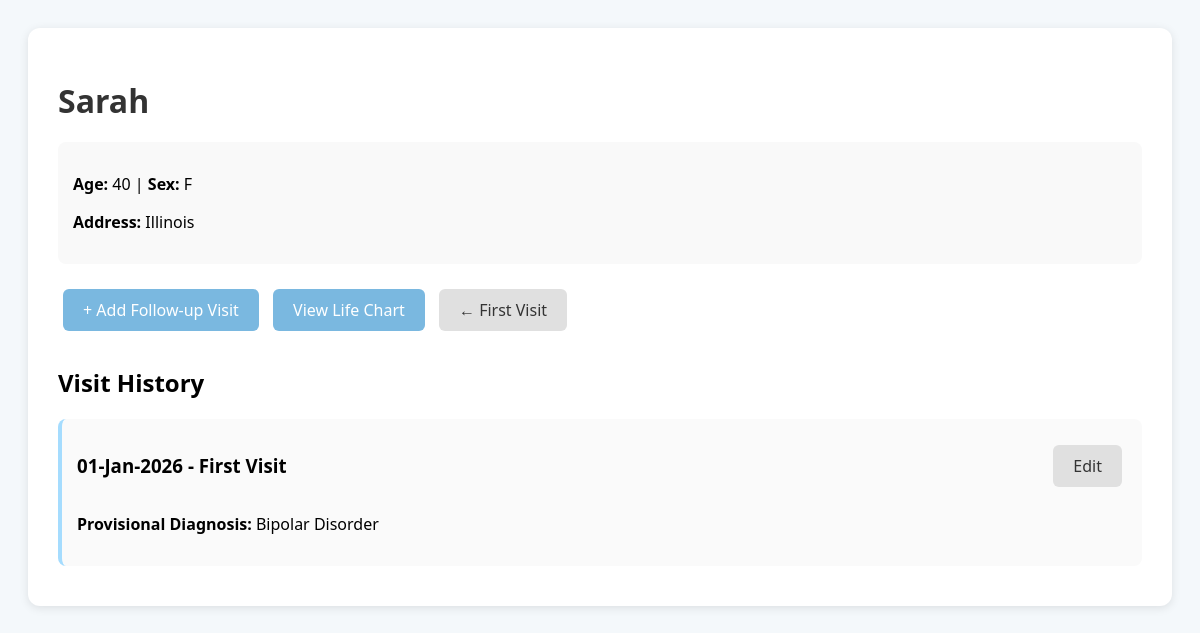
Page /patient/2 (signed in) on the committed database.
### models.py (models this page shows)
class Patient(db.Model):
    __tablename__ = 'patients'
    id = db.Column(db.Integer, primary_key=True)
    name = db.Column(db.String(100), nullable=False)
    age = db.Column(db.Integer, nullable=False)
    sex = db.Column(db.String(10), nullable=False)
    address = db.Column(db.Text)
    doctor_id = db.Column(db.Integer, db.ForeignKey('doctors.id'), nullable=False)
    phone = db.Column(db.String(20))  # Optional Phone
    attender_name = db.Column(db.String(100))
    attender_relation = db.Column(db.String(50))
    attender_reliability = db.Column(db.String(10))  # 'Yes' or 'No'
    personal_notes = db.Column(db.Text)  # Doctor's personal ID notes
    visits = db.relationship('Visit', backref='patient', lazy=True, cascade='all, delete-orphan')

class Visit(db.Model):
    __tablename__ = 'visits'
    id = db.Column(db.Integer, primary_key=True)
    patient_id = db.Column(db.Integer, db.ForeignKey('patients.id'), nullable=False)
    date = db.Column(db.Date, nullable=False)
    visit_type = db.Column(db.String(20), nullable=False)  # 'First' or 'Follow-up'
    provisional_diagnosis = db.Column(db.Text)
    differential_diagnosis = db.Column(db.Text)
    next_visit_date = db.Column(db.Date)
    note = db.Column(db.Text)
    symptom_entries = db.relationship('SymptomEntry', backref='visit', lazy=True, cascade='all, delete-orphan')
    medication_entries = db.relationship('MedicationEntry', backref='visit', lazy=True, cascade='all, delete-orphan')
    side_effect_entries = db.relationship('SideEffectEntry', backref='visit', lazy=True, cascade='all, delete-orphan')
    mse_entries = db.relationship('MSEEntry', backref='visit', lazy=True, cascade='all, delete-orphan')
    stressor_entries = db.relationship('StressorEntry', backref='visit', lazy=True, cascade='all, delete-orphan')
    personality_entries = db.relationship('PersonalityEntry', backref='visit', lazy=True, cascade='all, delete-orphan')
    safety_profile = db.relationship('SafetyMedicalProfile', backref='visit', uselist=False, cascade='all, delete-orphan')

### app.py (the view)
@app.route('/patient/<int:patient_id>')
@login_required
def patient_detail(patient_id):
    patient = Patient.query.get_or_404(patient_id)
    visits = Visit.query.filter_by(patient_id=patient_id).order_by(Visit.date.desc()).all()
    return render_template('patient_detail.html', patient=patient, visits=visits)

### app.py (called while the page is built)
@app.context_processor
def utility_processor():
    return dict(format_frequency=format_frequency)

def login_required(f):
    @wraps(f)
    def decorated_function(*args, **kwargs):
        if 'logged_in' not in session and 'guest' not in session:
            flash('Please log in to access this page.', 'error')
            return redirect(url_for('landing'))
        return f(*args, **kwargs)
    return decorated_function

### templates/patient_detail.html (shortened to what this page needs)
<!DOCTYPE html>
<html lang="en">
<head>
</head>
<body>
    <div class="container">
        <h1>{{ patient.name }}</h1>
        <div class="patient-info">
            <p><strong>Age:</strong> {{ patient.age }} | <strong>Sex:</strong> {{ patient.sex }}</p>
            <p><strong>Address:</strong> {{ patient.address or 'Not provided' }}</p>
        </div>
        <div>
            <a href="{{ url_for('add_visit', patient_id=patient.id) }}" class="btn btn-primary">+ Add Follow-up Visit</a>
            <a href="{{ url_for('life_chart', patient_id=patient.id) }}" class="btn btn-primary">View Life Chart</a>
            <a href="{{ url_for('first_visit') }}" class="btn btn-secondary">← First Visit</a>
        </div>
        <div class="visits-list">
            <h2>Visit History</h2>
            {% for visit in visits %}
            <div class="visit-item">
                <div class="visit-header">
                    <h3>{{ visit.date.strftime('%d-%b-%Y') }} - {{ visit.visit_type }} Visit</h3>
                    <a href="{{ url_for('edit_visit', visit_id=visit.id) }}" class="btn btn-secondary">Edit</a>
                </div>
                {% if visit.provisional_diagnosis %}
                <p><strong>Provisional Diagnosis:</strong> {{ visit.provisional_diagnosis }}</p>
                {% endif %}
            </div>
            {% endfor %}
        </div>
    </div>
</body>
</html>

### templates/patient_detail.html (style rules this page uses)
body { font-family: 'Segoe UI', sans-serif; background: #f4f8fb; padding: 20px; }
.container { max-width: 1200px; margin: 0 auto; background: white; padding: 30px; border-radius: 12px; box-shadow: 0 2px 10px rgba(0,0,0,0.1); }
h1 { color: #333; margin-bottom: 20px; }
.patient-info { background: #f9f9f9; padding: 15px; border-radius: 8px; margin-bottom: 20px; }
.btn { padding: 10px 20px; border: none; border-radius: 6px; cursor: pointer; text-decoration: none; display: inline-block; margin: 5px; }
.btn-primary { background: #7ab8e0; color: white; }
.btn-secondary { background: #e0e0e0; color: #333; }
.visits-list { margin-top: 30px; }
.visit-item { background: #fafafa; padding: 15px; margin-bottom: 10px; border-radius: 8px; border-left: 4px solid #A5DCFE; }
.visit-header { display: flex; justify-content: space-between; align-items: center; margin-bottom: 10px; }

### rows in the picture
Patient: name "Sarah", age "40", sex "F", address "Illinois"
Visit: date "01-Jan-2026", visit_type "First", provisional_diagnosis "Bipolar Disorder"
